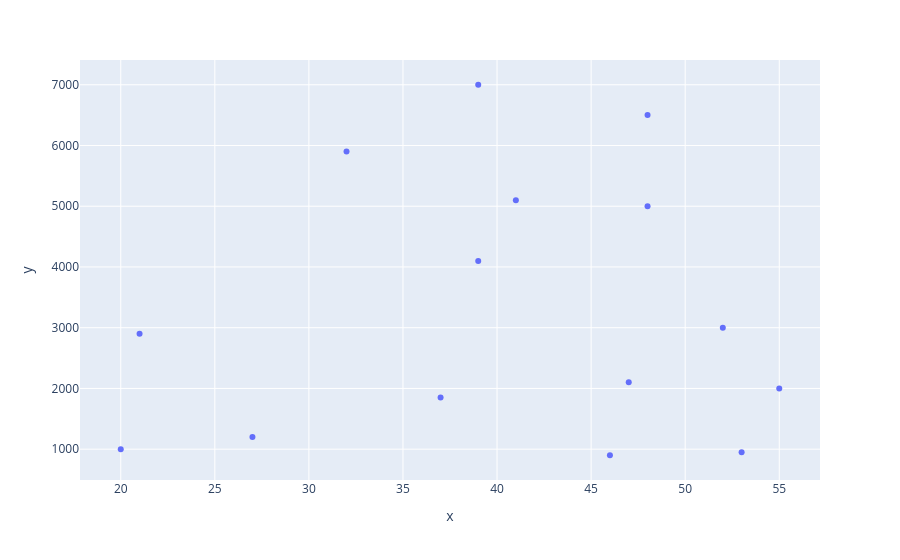

The notebook cell saved with this chart:
### Code cell
grafico = px.scatter(x = x, y = y)
grafico.show()

### Figure 1 — Plotly figure (JSON) as saved in the notebook; plotly's stock layout.template omitted (floating-point values rounded to 4 significant figures)
{"data": [{"hovertemplate": "x=%{x}<br>y=%{y}<extra></extra>", "legendgroup": "", "marker": {"color": "#636efa", "symbol": "circle"}, "mode": "markers", "name": "", "orientation": "v", "showlegend": false, "type": "scatter", "x": [20, 27, 21, 37, 46, 53, 55, 47, 52, 32, 39, 41, 39, 48, 48], "xaxis": "x", "y": [1000, 1200, 2900, 1850, 900, 950, 2000, 2100, 3000, 5900, 4100, 5100, 7000, 5000, 6500], "yaxis": "y"}], "layout": {"legend": {"tracegroupgap": 0}, "margin": {"t": 60}, "xaxis": {"anchor": "y", "domain": [0, 1], "title": {"text": "x"}}, "yaxis": {"anchor": "x", "domain": [0, 1], "title": {"text": "y"}}}}
